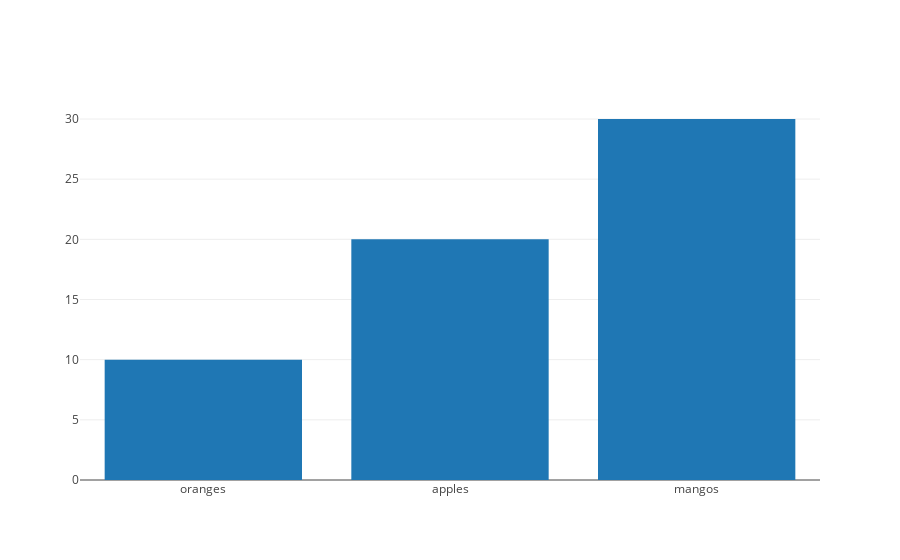

The notebook cell this image was saved under:
### Code cell
#Simple Bar Graph with Plotly

data = [go.Bar(
            x=['oranges', 'apples', 'mangos'],
            y=[10, 20, 30]
    )]

iplot(data, filename='bar')

### Figure 1 — Plotly figure (JSON) as saved in the notebook; plotly's stock layout.template omitted (floating-point values rounded to 4 significant figures)
{"data": [{"type": "bar", "uid": "982085ea-44a8-41ed-b729-6739450947a9", "x": ["oranges", "apples", "mangos"], "y": [10, 20, 30]}], "layout": {}}
